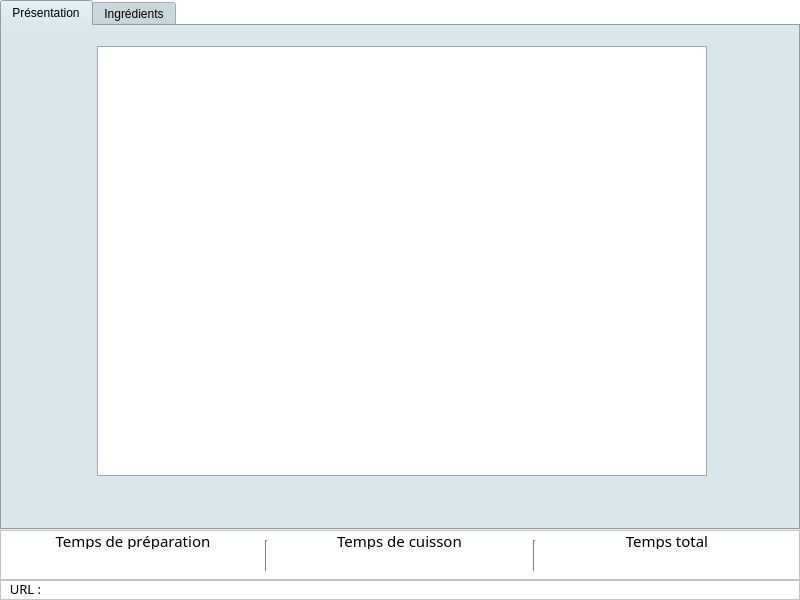
<?xml version="1.0" encoding="UTF-8"?>
<ui version="4.0">
 <class>FenetrePresentation</class>
 <widget class="QWidget" name="FenetrePresentation">
  <property name="geometry">
   <rect>
    <x>0</x>
    <y>0</y>
    <width>800</width>
    <height>600</height>
   </rect>
  </property>
  <property name="palette">
   <palette>
    <active>
     <colorrole role="WindowText">
      <brush brushstyle="SolidPattern">
       <color alpha="255">
        <red>0</red>
        <green>0</green>
        <blue>0</blue>
       </color>
      </brush>
     </colorrole>
     <colorrole role="Button">
      <brush brushstyle="SolidPattern">
       <color alpha="255">
        <red>255</red>
        <green>255</green>
        <blue>255</blue>
       </color>
      </brush>
     </colorrole>
     <colorrole role="Light">
      <brush brushstyle="SolidPattern">
       <color alpha="255">
        <red>255</red>
        <green>255</green>
        <blue>255</blue>
       </color>
      </brush>
     </colorrole>
     <colorrole role="Midlight">
      <brush brushstyle="SolidPattern">
       <color alpha="255">
        <red>255</red>
        <green>255</green>
        <blue>255</blue>
       </color>
      </brush>
     </colorrole>
     <colorrole role="Dark">
      <brush brushstyle="SolidPattern">
       <color alpha="255">
        <red>127</red>
        <green>127</green>
        <blue>127</blue>
       </color>
      </brush>
     </colorrole>
     <colorrole role="Mid">
      <brush brushstyle="SolidPattern">
       <color alpha="255">
        <red>170</red>
        <green>170</green>
        <blue>170</blue>
       </color>
      </brush>
     </colorrole>
     <colorrole role="Text">
      <brush brushstyle="SolidPattern">
       <color alpha="255">
        <red>0</red>
        <green>0</green>
        <blue>0</blue>
       </color>
      </brush>
     </colorrole>
     <colorrole role="BrightText">
      <brush brushstyle="SolidPattern">
       <color alpha="255">
        <red>255</red>
        <green>255</green>
        <blue>255</blue>
       </color>
      </brush>
     </colorrole>
     <colorrole role="ButtonText">
      <brush brushstyle="SolidPattern">
       <color alpha="255">
        <red>0</red>
        <green>0</green>
        <blue>0</blue>
       </color>
      </brush>
     </colorrole>
     <colorrole role="Base">
      <brush brushstyle="SolidPattern">
       <color alpha="255">
        <red>255</red>
        <green>255</green>
        <blue>255</blue>
       </color>
      </brush>
     </colorrole>
     <colorrole role="Window">
      <brush brushstyle="SolidPattern">
       <color alpha="255">
        <red>255</red>
        <green>255</green>
        <blue>255</blue>
       </color>
      </brush>
     </colorrole>
     <colorrole role="Shadow">
      <brush brushstyle="SolidPattern">
       <color alpha="255">
        <red>0</red>
        <green>0</green>
        <blue>0</blue>
       </color>
      </brush>
     </colorrole>
     <colorrole role="AlternateBase">
      <brush brushstyle="SolidPattern">
       <color alpha="255">
        <red>255</red>
        <green>255</green>
        <blue>255</blue>
       </color>
      </brush>
     </colorrole>
     <colorrole role="ToolTipBase">
      <brush brushstyle="SolidPattern">
       <color alpha="255">
        <red>255</red>
        <green>255</green>
        <blue>220</blue>
       </color>
      </brush>
     </colorrole>
     <colorrole role="ToolTipText">
      <brush brushstyle="SolidPattern">
       <color alpha="255">
        <red>0</red>
        <green>0</green>
        <blue>0</blue>
       </color>
      </brush>
     </colorrole>
     <colorrole role="PlaceholderText">
      <brush brushstyle="SolidPattern">
       <color alpha="128">
        <red>0</red>
        <green>0</green>
        <blue>0</blue>
       </color>
      </brush>
     </colorrole>
    </active>
    <inactive>
     <colorrole role="WindowText">
      <brush brushstyle="SolidPattern">
       <color alpha="255">
        <red>0</red>
        <green>0</green>
        <blue>0</blue>
       </color>
      </brush>
     </colorrole>
     <colorrole role="Button">
      <brush brushstyle="SolidPattern">
       <color alpha="255">
        <red>255</red>
        <green>255</green>
        <blue>255</blue>
       </color>
      </brush>
     </colorrole>
     <colorrole role="Light">
      <brush brushstyle="SolidPattern">
       <color alpha="255">
        <red>255</red>
        <green>255</green>
        <blue>255</blue>
       </color>
      </brush>
     </colorrole>
     <colorrole role="Midlight">
      <brush brushstyle="SolidPattern">
       <color alpha="255">
        <red>255</red>
        <green>255</green>
        <blue>255</blue>
       </color>
      </brush>
     </colorrole>
     <colorrole role="Dark">
      <brush brushstyle="SolidPattern">
       <color alpha="255">
        <red>127</red>
        <green>127</green>
        <blue>127</blue>
       </color>
      </brush>
     </colorrole>
     <colorrole role="Mid">
      <brush brushstyle="SolidPattern">
       <color alpha="255">
        <red>170</red>
        <green>170</green>
        <blue>170</blue>
       </color>
      </brush>
     </colorrole>
     <colorrole role="Text">
      <brush brushstyle="SolidPattern">
       <color alpha="255">
        <red>0</red>
        <green>0</green>
        <blue>0</blue>
       </color>
      </brush>
     </colorrole>
     <colorrole role="BrightText">
      <brush brushstyle="SolidPattern">
       <color alpha="255">
        <red>255</red>
        <green>255</green>
        <blue>255</blue>
       </color>
      </brush>
     </colorrole>
     <colorrole role="ButtonText">
      <brush brushstyle="SolidPattern">
       <color alpha="255">
        <red>0</red>
        <green>0</green>
        <blue>0</blue>
       </color>
      </brush>
     </colorrole>
     <colorrole role="Base">
      <brush brushstyle="SolidPattern">
       <color alpha="255">
        <red>255</red>
        <green>255</green>
        <blue>255</blue>
       </color>
      </brush>
     </colorrole>
     <colorrole role="Window">
      <brush brushstyle="SolidPattern">
       <color alpha="255">
        <red>255</red>
        <green>255</green>
        <blue>255</blue>
       </color>
      </brush>
     </colorrole>
     <colorrole role="Shadow">
      <brush brushstyle="SolidPattern">
       <color alpha="255">
        <red>0</red>
        <green>0</green>
        <blue>0</blue>
       </color>
      </brush>
     </colorrole>
     <colorrole role="AlternateBase">
      <brush brushstyle="SolidPattern">
       <color alpha="255">
        <red>255</red>
        <green>255</green>
        <blue>255</blue>
       </color>
      </brush>
     </colorrole>
     <colorrole role="ToolTipBase">
      <brush brushstyle="SolidPattern">
       <color alpha="255">
        <red>255</red>
        <green>255</green>
        <blue>220</blue>
       </color>
      </brush>
     </colorrole>
     <colorrole role="ToolTipText">
      <brush brushstyle="SolidPattern">
       <color alpha="255">
        <red>0</red>
        <green>0</green>
        <blue>0</blue>
       </color>
      </brush>
     </colorrole>
     <colorrole role="PlaceholderText">
      <brush brushstyle="SolidPattern">
       <color alpha="128">
        <red>0</red>
        <green>0</green>
        <blue>0</blue>
       </color>
      </brush>
     </colorrole>
    </inactive>
    <disabled>
     <colorrole role="WindowText">
      <brush brushstyle="SolidPattern">
       <color alpha="255">
        <red>127</red>
        <green>127</green>
        <blue>127</blue>
       </color>
      </brush>
     </colorrole>
     <colorrole role="Button">
      <brush brushstyle="SolidPattern">
       <color alpha="255">
        <red>255</red>
        <green>255</green>
        <blue>255</blue>
       </color>
      </brush>
     </colorrole>
     <colorrole role="Light">
      <brush brushstyle="SolidPattern">
       <color alpha="255">
        <red>255</red>
        <green>255</green>
        <blue>255</blue>
       </color>
      </brush>
     </colorrole>
     <colorrole role="Midlight">
      <brush brushstyle="SolidPattern">
       <color alpha="255">
        <red>255</red>
        <green>255</green>
        <blue>255</blue>
       </color>
      </brush>
     </colorrole>
     <colorrole role="Dark">
      <brush brushstyle="SolidPattern">
       <color alpha="255">
        <red>127</red>
        <green>127</green>
        <blue>127</blue>
       </color>
      </brush>
     </colorrole>
     <colorrole role="Mid">
      <brush brushstyle="SolidPattern">
       <color alpha="255">
        <red>170</red>
        <green>170</green>
        <blue>170</blue>
       </color>
      </brush>
     </colorrole>
     <colorrole role="Text">
      <brush brushstyle="SolidPattern">
       <color alpha="255">
        <red>127</red>
        <green>127</green>
        <blue>127</blue>
       </color>
      </brush>
     </colorrole>
     <colorrole role="BrightText">
      <brush brushstyle="SolidPattern">
       <color alpha="255">
        <red>255</red>
        <green>255</green>
        <blue>255</blue>
       </color>
      </brush>
     </colorrole>
     <colorrole role="ButtonText">
      <brush brushstyle="SolidPattern">
       <color alpha="255">
        <red>127</red>
        <green>127</green>
        <blue>127</blue>
       </color>
      </brush>
     </colorrole>
     <colorrole role="Base">
      <brush brushstyle="SolidPattern">
       <color alpha="255">
        <red>255</red>
        <green>255</green>
        <blue>255</blue>
       </color>
      </brush>
     </colorrole>
     <colorrole role="Window">
      <brush brushstyle="SolidPattern">
       <color alpha="255">
        <red>255</red>
        <green>255</green>
        <blue>255</blue>
       </color>
      </brush>
     </colorrole>
     <colorrole role="Shadow">
      <brush brushstyle="SolidPattern">
       <color alpha="255">
        <red>0</red>
        <green>0</green>
        <blue>0</blue>
       </color>
      </brush>
     </colorrole>
     <colorrole role="AlternateBase">
      <brush brushstyle="SolidPattern">
       <color alpha="255">
        <red>255</red>
        <green>255</green>
        <blue>255</blue>
       </color>
      </brush>
     </colorrole>
     <colorrole role="ToolTipBase">
      <brush brushstyle="SolidPattern">
       <color alpha="255">
        <red>255</red>
        <green>255</green>
        <blue>220</blue>
       </color>
      </brush>
     </colorrole>
     <colorrole role="ToolTipText">
      <brush brushstyle="SolidPattern">
       <color alpha="255">
        <red>0</red>
        <green>0</green>
        <blue>0</blue>
       </color>
      </brush>
     </colorrole>
     <colorrole role="PlaceholderText">
      <brush brushstyle="SolidPattern">
       <color alpha="128">
        <red>0</red>
        <green>0</green>
        <blue>0</blue>
       </color>
      </brush>
     </colorrole>
    </disabled>
   </palette>
  </property>
  <property name="windowTitle">
   <string>Présentation de la recette</string>
  </property>
  <widget class="QTabWidget" name="Onglets">
   <property name="geometry">
    <rect>
     <x>0</x>
     <y>0</y>
     <width>800</width>
     <height>530</height>
    </rect>
   </property>
   <property name="palette">
    <palette>
     <active>
      <colorrole role="WindowText">
       <brush brushstyle="SolidPattern">
        <color alpha="255">
         <red>0</red>
         <green>0</green>
         <blue>0</blue>
        </color>
       </brush>
      </colorrole>
      <colorrole role="Button">
       <brush brushstyle="SolidPattern">
        <color alpha="255">
         <red>202</red>
         <green>220</green>
         <blue>224</blue>
        </color>
       </brush>
      </colorrole>
      <colorrole role="Light">
       <brush brushstyle="SolidPattern">
        <color alpha="255">
         <red>255</red>
         <green>255</green>
         <blue>255</blue>
        </color>
       </brush>
      </colorrole>
      <colorrole role="Midlight">
       <brush brushstyle="SolidPattern">
        <color alpha="255">
         <red>228</red>
         <green>237</green>
         <blue>239</blue>
        </color>
       </brush>
      </colorrole>
      <colorrole role="Dark">
       <brush brushstyle="SolidPattern">
        <color alpha="255">
         <red>101</red>
         <green>110</green>
         <blue>112</blue>
        </color>
       </brush>
      </colorrole>
      <colorrole role="Mid">
       <brush brushstyle="SolidPattern">
        <color alpha="255">
         <red>135</red>
         <green>147</green>
         <blue>149</blue>
        </color>
       </brush>
      </colorrole>
      <colorrole role="Text">
       <brush brushstyle="SolidPattern">
        <color alpha="255">
         <red>0</red>
         <green>0</green>
         <blue>0</blue>
        </color>
       </brush>
      </colorrole>
      <colorrole role="BrightText">
       <brush brushstyle="SolidPattern">
        <color alpha="255">
         <red>255</red>
         <green>255</green>
         <blue>255</blue>
        </color>
       </brush>
      </colorrole>
      <colorrole role="ButtonText">
       <brush brushstyle="SolidPattern">
        <color alpha="255">
         <red>0</red>
         <green>0</green>
         <blue>0</blue>
        </color>
       </brush>
      </colorrole>
      <colorrole role="Base">
       <brush brushstyle="SolidPattern">
        <color alpha="255">
         <red>255</red>
         <green>255</green>
         <blue>255</blue>
        </color>
       </brush>
      </colorrole>
      <colorrole role="Window">
       <brush brushstyle="SolidPattern">
        <color alpha="255">
         <red>202</red>
         <green>220</green>
         <blue>224</blue>
        </color>
       </brush>
      </colorrole>
      <colorrole role="Shadow">
       <brush brushstyle="SolidPattern">
        <color alpha="255">
         <red>0</red>
         <green>0</green>
         <blue>0</blue>
        </color>
       </brush>
      </colorrole>
      <colorrole role="AlternateBase">
       <brush brushstyle="SolidPattern">
        <color alpha="255">
         <red>228</red>
         <green>237</green>
         <blue>239</blue>
        </color>
       </brush>
      </colorrole>
      <colorrole role="ToolTipBase">
       <brush brushstyle="SolidPattern">
        <color alpha="255">
         <red>255</red>
         <green>255</green>
         <blue>220</blue>
        </color>
       </brush>
      </colorrole>
      <colorrole role="ToolTipText">
       <brush brushstyle="SolidPattern">
        <color alpha="255">
         <red>0</red>
         <green>0</green>
         <blue>0</blue>
        </color>
       </brush>
      </colorrole>
      <colorrole role="PlaceholderText">
       <brush brushstyle="SolidPattern">
        <color alpha="128">
         <red>0</red>
         <green>0</green>
         <blue>0</blue>
        </color>
       </brush>
      </colorrole>
     </active>
     <inactive>
      <colorrole role="WindowText">
       <brush brushstyle="SolidPattern">
        <color alpha="255">
         <red>0</red>
         <green>0</green>
         <blue>0</blue>
        </color>
       </brush>
      </colorrole>
      <colorrole role="Button">
       <brush brushstyle="SolidPattern">
        <color alpha="255">
         <red>202</red>
         <green>220</green>
         <blue>224</blue>
        </color>
       </brush>
      </colorrole>
      <colorrole role="Light">
       <brush brushstyle="SolidPattern">
        <color alpha="255">
         <red>255</red>
         <green>255</green>
         <blue>255</blue>
        </color>
       </brush>
      </colorrole>
      <colorrole role="Midlight">
       <brush brushstyle="SolidPattern">
        <color alpha="255">
         <red>228</red>
         <green>237</green>
         <blue>239</blue>
        </color>
       </brush>
      </colorrole>
      <colorrole role="Dark">
       <brush brushstyle="SolidPattern">
        <color alpha="255">
         <red>101</red>
         <green>110</green>
         <blue>112</blue>
        </color>
       </brush>
      </colorrole>
      <colorrole role="Mid">
       <brush brushstyle="SolidPattern">
        <color alpha="255">
         <red>135</red>
         <green>147</green>
         <blue>149</blue>
        </color>
       </brush>
      </colorrole>
      <colorrole role="Text">
       <brush brushstyle="SolidPattern">
        <color alpha="255">
         <red>0</red>
         <green>0</green>
         <blue>0</blue>
        </color>
       </brush>
      </colorrole>
      <colorrole role="BrightText">
       <brush brushstyle="SolidPattern">
        <color alpha="255">
         <red>255</red>
         <green>255</green>
         <blue>255</blue>
        </color>
       </brush>
      </colorrole>
      <colorrole role="ButtonText">
       <brush brushstyle="SolidPattern">
        <color alpha="255">
         <red>0</red>
         <green>0</green>
         <blue>0</blue>
        </color>
       </brush>
      </colorrole>
      <colorrole role="Base">
       <brush brushstyle="SolidPattern">
        <color alpha="255">
         <red>255</red>
         <green>255</green>
         <blue>255</blue>
        </color>
       </brush>
      </colorrole>
      <colorrole role="Window">
       <brush brushstyle="SolidPattern">
        <color alpha="255">
         <red>202</red>
         <green>220</green>
         <blue>224</blue>
        </color>
       </brush>
      </colorrole>
      <colorrole role="Shadow">
       <brush brushstyle="SolidPattern">
        <color alpha="255">
         <red>0</red>
         <green>0</green>
         <blue>0</blue>
        </color>
       </brush>
      </colorrole>
      <colorrole role="AlternateBase">
       <brush brushstyle="SolidPattern">
        <color alpha="255">
         <red>228</red>
         <green>237</green>
         <blue>239</blue>
        </color>
       </brush>
      </colorrole>
      <colorrole role="ToolTipBase">
       <brush brushstyle="SolidPattern">
        <color alpha="255">
         <red>255</red>
         <green>255</green>
         <blue>220</blue>
        </color>
       </brush>
      </colorrole>
      <colorrole role="ToolTipText">
       <brush brushstyle="SolidPattern">
        <color alpha="255">
         <red>0</red>
         <green>0</green>
         <blue>0</blue>
        </color>
       </brush>
      </colorrole>
      <colorrole role="PlaceholderText">
       <brush brushstyle="SolidPattern">
        <color alpha="128">
         <red>0</red>
         <green>0</green>
         <blue>0</blue>
        </color>
       </brush>
      </colorrole>
     </inactive>
     <disabled>
      <colorrole role="WindowText">
       <brush brushstyle="SolidPattern">
        <color alpha="255">
         <red>101</red>
         <green>110</green>
         <blue>112</blue>
        </color>
       </brush>
      </colorrole>
      <colorrole role="Button">
       <brush brushstyle="SolidPattern">
        <color alpha="255">
         <red>202</red>
         <green>220</green>
         <blue>224</blue>
        </color>
       </brush>
      </colorrole>
      <colorrole role="Light">
       <brush brushstyle="SolidPattern">
        <color alpha="255">
         <red>255</red>
         <green>255</green>
         <blue>255</blue>
        </color>
       </brush>
      </colorrole>
      <colorrole role="Midlight">
       <brush brushstyle="SolidPattern">
        <color alpha="255">
         <red>228</red>
         <green>237</green>
         <blue>239</blue>
        </color>
       </brush>
      </colorrole>
      <colorrole role="Dark">
       <brush brushstyle="SolidPattern">
        <color alpha="255">
         <red>101</red>
         <green>110</green>
         <blue>112</blue>
        </color>
       </brush>
      </colorrole>
      <colorrole role="Mid">
       <brush brushstyle="SolidPattern">
        <color alpha="255">
         <red>135</red>
         <green>147</green>
         <blue>149</blue>
        </color>
       </brush>
      </colorrole>
      <colorrole role="Text">
       <brush brushstyle="SolidPattern">
        <color alpha="255">
         <red>101</red>
         <green>110</green>
         <blue>112</blue>
        </color>
       </brush>
      </colorrole>
      <colorrole role="BrightText">
       <brush brushstyle="SolidPattern">
        <color alpha="255">
         <red>255</red>
         <green>255</green>
         <blue>255</blue>
        </color>
       </brush>
      </colorrole>
      <colorrole role="ButtonText">
       <brush brushstyle="SolidPattern">
        <color alpha="255">
         <red>101</red>
         <green>110</green>
         <blue>112</blue>
        </color>
       </brush>
      </colorrole>
      <colorrole role="Base">
       <brush brushstyle="SolidPattern">
        <color alpha="255">
         <red>202</red>
         <green>220</green>
         <blue>224</blue>
        </color>
       </brush>
      </colorrole>
      <colorrole role="Window">
       <brush brushstyle="SolidPattern">
        <color alpha="255">
         <red>202</red>
         <green>220</green>
         <blue>224</blue>
        </color>
       </brush>
      </colorrole>
      <colorrole role="Shadow">
       <brush brushstyle="SolidPattern">
        <color alpha="255">
         <red>0</red>
         <green>0</green>
         <blue>0</blue>
        </color>
       </brush>
      </colorrole>
      <colorrole role="AlternateBase">
       <brush brushstyle="SolidPattern">
        <color alpha="255">
         <red>202</red>
         <green>220</green>
         <blue>224</blue>
        </color>
       </brush>
      </colorrole>
      <colorrole role="ToolTipBase">
       <brush brushstyle="SolidPattern">
        <color alpha="255">
         <red>255</red>
         <green>255</green>
         <blue>220</blue>
        </color>
       </brush>
      </colorrole>
      <colorrole role="ToolTipText">
       <brush brushstyle="SolidPattern">
        <color alpha="255">
         <red>0</red>
         <green>0</green>
         <blue>0</blue>
        </color>
       </brush>
      </colorrole>
      <colorrole role="PlaceholderText">
       <brush brushstyle="SolidPattern">
        <color alpha="128">
         <red>0</red>
         <green>0</green>
         <blue>0</blue>
        </color>
       </brush>
      </colorrole>
     </disabled>
    </palette>
   </property>
   <property name="currentIndex">
    <number>0</number>
   </property>
   <widget class="QWidget" name="ongletPresentation">
    <attribute name="title">
     <string>Présentation</string>
    </attribute>
    <widget class="QListWidget" name="contenuPresentation">
     <property name="geometry">
      <rect>
       <x>95</x>
       <y>20</y>
       <width>610</width>
       <height>430</height>
      </rect>
     </property>
    </widget>
   </widget>
   <widget class="QWidget" name="ongletIngredients">
    <attribute name="title">
     <string>Ingrédients</string>
    </attribute>
    <widget class="QLabel" name="msgIngredients">
     <property name="enabled">
      <bool>true</bool>
     </property>
     <property name="geometry">
      <rect>
       <x>290</x>
       <y>20</y>
       <width>220</width>
       <height>60</height>
      </rect>
     </property>
     <property name="sizePolicy">
      <sizepolicy hsizetype="Preferred" vsizetype="Preferred">
       <horstretch>0</horstretch>
       <verstretch>0</verstretch>
      </sizepolicy>
     </property>
     <property name="font">
      <font>
       <family>Franklin Gothic Demi Cond</family>
       <pointsize>31</pointsize>
       <weight>75</weight>
       <bold>true</bold>
      </font>
     </property>
     <property name="text">
      <string>Ingrédients</string>
     </property>
     <property name="alignment">
      <set>Qt::AlignCenter</set>
     </property>
    </widget>
    <widget class="QListWidget" name="contenuIngredients">
     <property name="geometry">
      <rect>
       <x>95</x>
       <y>20</y>
       <width>610</width>
       <height>430</height>
      </rect>
     </property>
    </widget>
    <zorder>contenuIngredients</zorder>
    <zorder>msgIngredients</zorder>
   </widget>
  </widget>
  <widget class="QLabel" name="labelTpsPreparation">
   <property name="geometry">
    <rect>
     <x>0</x>
     <y>533</y>
     <width>266</width>
     <height>16</height>
    </rect>
   </property>
   <property name="font">
    <font>
     <family>Franklin Gothic Demi Cond</family>
     <pointsize>11</pointsize>
     <weight>50</weight>
     <bold>false</bold>
    </font>
   </property>
   <property name="text">
    <string>Temps de préparation</string>
   </property>
   <property name="alignment">
    <set>Qt::AlignCenter</set>
   </property>
  </widget>
  <widget class="QLabel" name="labelTpsCuisson">
   <property name="geometry">
    <rect>
     <x>266</x>
     <y>533</y>
     <width>267</width>
     <height>16</height>
    </rect>
   </property>
   <property name="font">
    <font>
     <family>Franklin Gothic Demi Cond</family>
     <pointsize>11</pointsize>
     <weight>50</weight>
     <bold>false</bold>
    </font>
   </property>
   <property name="text">
    <string>Temps de cuisson</string>
   </property>
   <property name="alignment">
    <set>Qt::AlignCenter</set>
   </property>
  </widget>
  <widget class="QLabel" name="labelTpsTotal">
   <property name="geometry">
    <rect>
     <x>534</x>
     <y>533</y>
     <width>266</width>
     <height>16</height>
    </rect>
   </property>
   <property name="font">
    <font>
     <family>Franklin Gothic Demi Cond</family>
     <pointsize>11</pointsize>
     <weight>50</weight>
     <bold>false</bold>
     <kerning>true</kerning>
    </font>
   </property>
   <property name="text">
    <string>Temps total</string>
   </property>
   <property name="alignment">
    <set>Qt::AlignCenter</set>
   </property>
  </widget>
  <widget class="Line" name="Separation1">
   <property name="geometry">
    <rect>
     <x>256</x>
     <y>540</y>
     <width>20</width>
     <height>31</height>
    </rect>
   </property>
   <property name="orientation">
    <enum>Qt::Vertical</enum>
   </property>
  </widget>
  <widget class="Line" name="Separation2">
   <property name="geometry">
    <rect>
     <x>524</x>
     <y>540</y>
     <width>20</width>
     <height>31</height>
    </rect>
   </property>
   <property name="orientation">
    <enum>Qt::Vertical</enum>
   </property>
  </widget>
  <widget class="QLabel" name="labelURL">
   <property name="geometry">
    <rect>
     <x>0</x>
     <y>581</y>
     <width>51</width>
     <height>16</height>
    </rect>
   </property>
   <property name="font">
    <font>
     <family>Franklin Gothic Demi Cond</family>
     <pointsize>10</pointsize>
     <weight>50</weight>
     <bold>false</bold>
    </font>
   </property>
   <property name="text">
    <string>URL :</string>
   </property>
   <property name="alignment">
    <set>Qt::AlignCenter</set>
   </property>
  </widget>
  <widget class="QListView" name="contenuTemps">
   <property name="geometry">
    <rect>
     <x>0</x>
     <y>530</y>
     <width>800</width>
     <height>50</height>
    </rect>
   </property>
  </widget>
  <widget class="QListView" name="contenuURL">
   <property name="geometry">
    <rect>
     <x>0</x>
     <y>580</y>
     <width>800</width>
     <height>20</height>
    </rect>
   </property>
  </widget>
  <zorder>contenuURL</zorder>
  <zorder>contenuTemps</zorder>
  <zorder>labelTpsPreparation</zorder>
  <zorder>labelTpsCuisson</zorder>
  <zorder>labelTpsTotal</zorder>
  <zorder>Separation1</zorder>
  <zorder>Separation2</zorder>
  <zorder>labelURL</zorder>
  <zorder>Onglets</zorder>
 </widget>
 <resources/>
 <connections/>
</ui>
